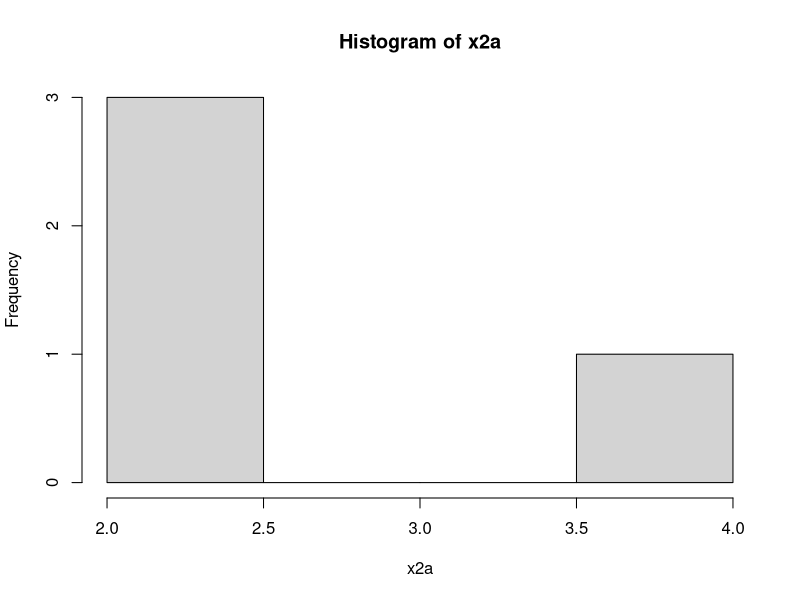
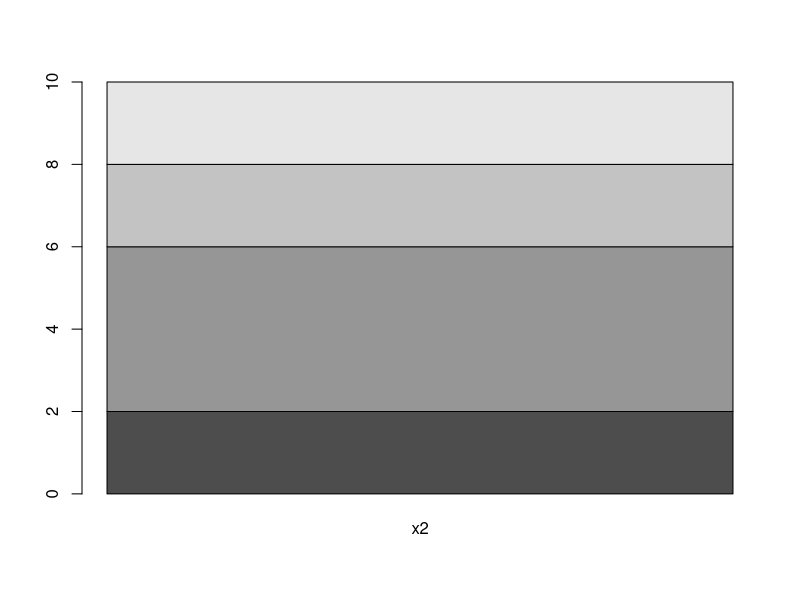
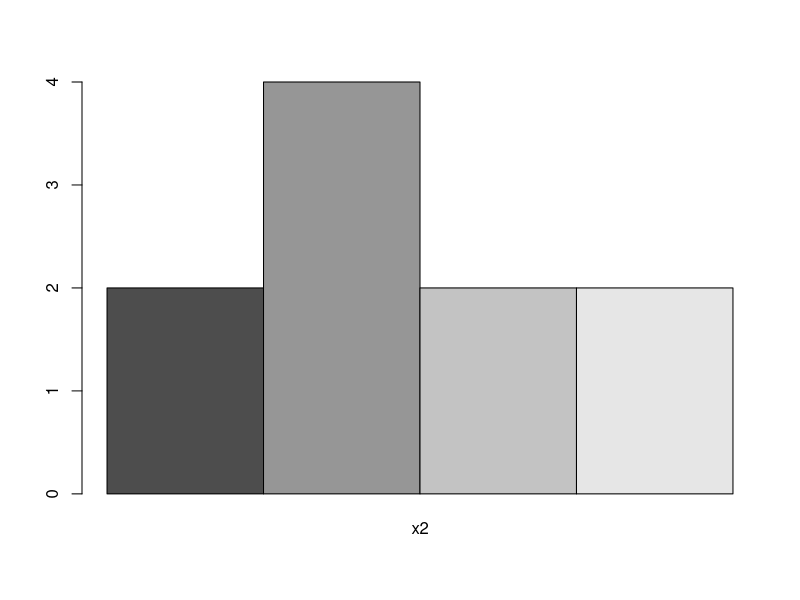
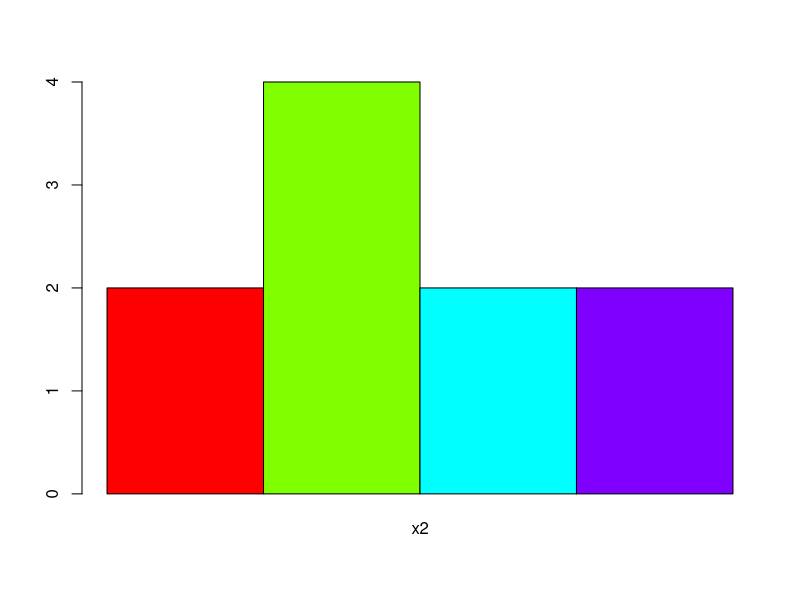
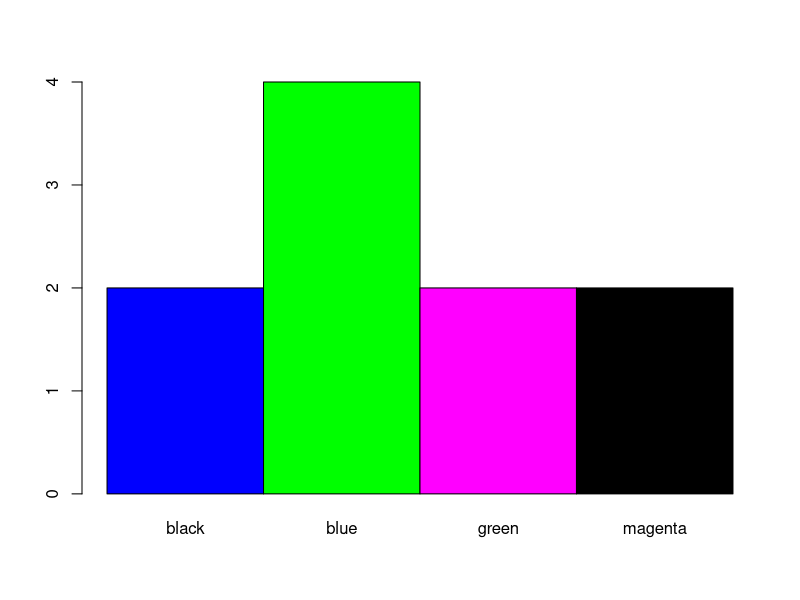
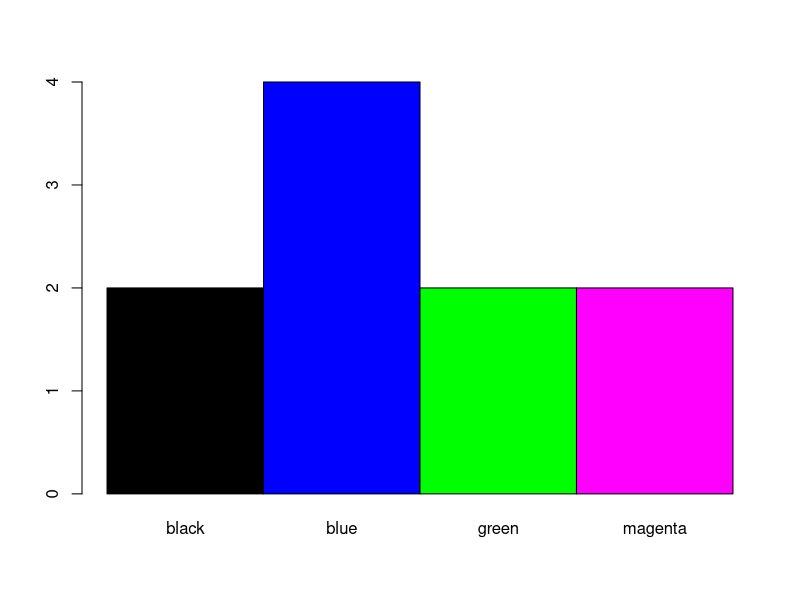
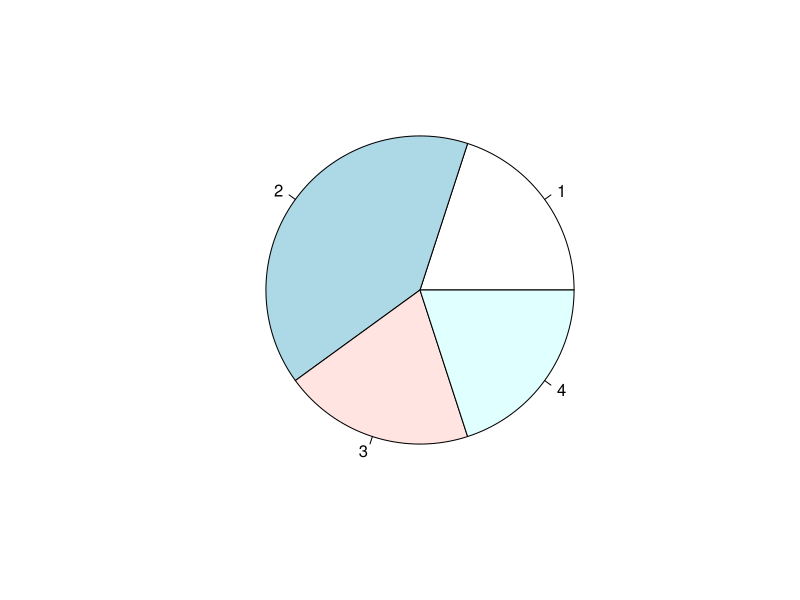
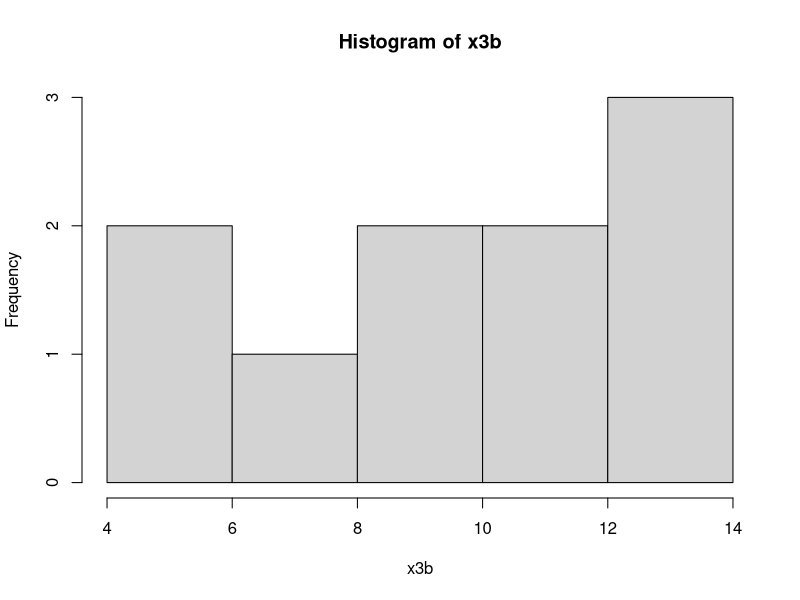

Write the R code that produced these figures, in order.
# Frequency Distribution

#Discrete Cat Data
(attend = c('A','P','P','A','P','A'))
table(attend)
cbind(table(attend))  # A & P on left side

#Discrete Category Data

color=c('blue','green','blue','magenta','blue','green', 'magenta','black','blue','black')
(x2 = table(color))
(x2a = cbind(x2))
hist(x2a)  # not relevant 
barplot(x2a)  # not good
barplot(x2a, beside=T)  # Better
unique(color) ; length(unique(color))
barplot(x2a, beside=T, col=rainbow(length(unique(color))))
barplot(x2a, beside=T, col=unique(color), names.arg=names(x2))
barplot(x2a, beside=T, col=sort(unique(color)), names.arg=names(x2))

pie(x2a)

#Continuous Data 
set.seed(1234)
x3 = runif(100,0,150)  # 0 to 150 marks range, 100 values 
x3
x3 = ceiling(x3)  #round to higher value
x3
range(x3)
# Divide range into step of 15 ie 10 levels
breaks = seq(0,150,by=15)
breaks
length(breaks)
x3
#x3[1] = 60; x3[2] = 75
x3.cut = cut(x3, breaks)
x3.cut
table(x3.cut)
cbind(table(x3.cut))  #see it vertically

#give intervals a character values a, b..
(x3.cut = cut(x3, breaks, labels=letters[1:10]))
#(x3.cut = cut(x3, breaks, labels=letters[1:length(breaks)-1]))
x3.cut

(x3a = table(x3.cut))
(x3b = cbind(x3a))

#plot these freq Table: which is better
hist(x3b)
pie(x3b)
barplot(x3b, beside=T)
barplot(x3b, beside=T, names.arg =rownames(x3b))
plot(x3b)

hist(x3)
hist(x3, breaks=15, col=1:15)

h = hist(x3)
h     
hist(x3, freq=F)
lines(density(x3))

x4=rnorm(1000, 200, 5)
hist(x4, freq = F)
lines(density(x4))
